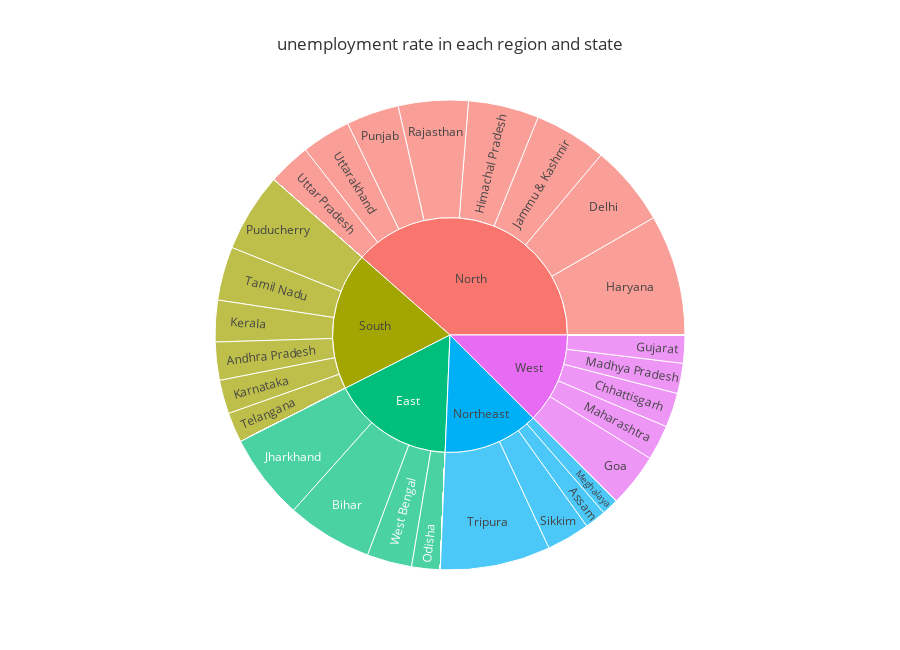

Source (notebook cell):
### Code cell
fig = px.sunburst(unemplo, path=['Region','States'], values='Estimated Unemployment Rate',
                  color_continuous_scale='Plasma',title= 'unemployment rate in each region and state',
                  height=650,template='ggplot2')


fig.show()

### Figure 1 — Plotly figure (JSON) as saved in the notebook; plotly's stock layout.template omitted (floating-point values rounded to 4 significant figures; data arrays with more than 128 entries replaced by an {"elided": "..."} marker saying what was removed)
{"data": [{"branchvalues": "total", "domain": {"x": [0, 1], "y": [0, 1]}, "hovertemplate": "labels=%{label}<br>Estimated Unemployment Rate=%{value}<br>parent=%{parent}<br>id=%{id}<extra></extra>", "ids": {"elided": "140 str values"}, "labels": {"elided": "140 str values"}, "name": "", "parents": {"elided": "140 str values"}, "type": "sunburst", "values": {"elided": "140 float values"}}], "layout": {"height": 650, "legend": {"tracegroupgap": 0}, "title": {"text": "unemployment rate in each region and state"}}}
